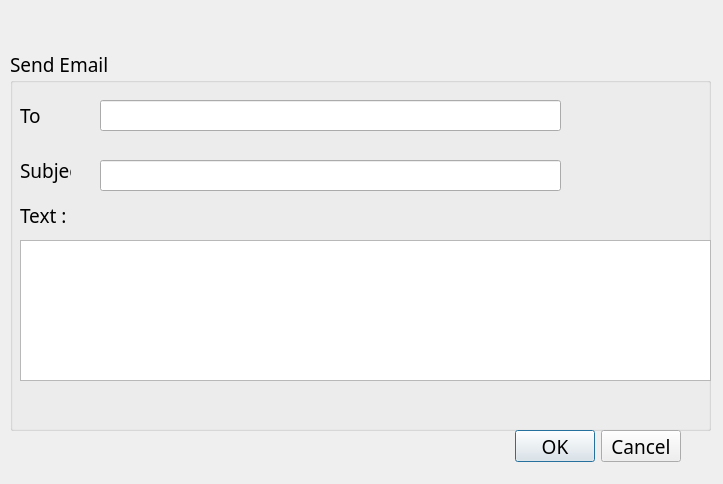
<?xml version="1.0" encoding="UTF-8"?>
<ui version="4.0">
 <class>Email</class>
 <widget class="QDialog" name="Email">
  <property name="geometry">
   <rect>
    <x>0</x>
    <y>0</y>
    <width>723</width>
    <height>484</height>
   </rect>
  </property>
  <property name="windowTitle">
   <string>Dialog</string>
  </property>
  <widget class="QDialogButtonBox" name="buttonBox">
   <property name="geometry">
    <rect>
     <x>340</x>
     <y>430</y>
     <width>341</width>
     <height>32</height>
    </rect>
   </property>
   <property name="font">
    <font>
     <family>Agency FB</family>
     <pointsize>14</pointsize>
    </font>
   </property>
   <property name="orientation">
    <enum>Qt::Horizontal</enum>
   </property>
   <property name="standardButtons">
    <set>QDialogButtonBox::Cancel|QDialogButtonBox::Ok</set>
   </property>
  </widget>
  <widget class="QGroupBox" name="groupBox">
   <property name="geometry">
    <rect>
     <x>10</x>
     <y>50</y>
     <width>701</width>
     <height>381</height>
    </rect>
   </property>
   <property name="font">
    <font>
     <family>Agency FB</family>
     <pointsize>14</pointsize>
    </font>
   </property>
   <property name="title">
    <string>Send Email</string>
   </property>
   <widget class="QLineEdit" name="to_text">
    <property name="geometry">
     <rect>
      <x>90</x>
      <y>50</y>
      <width>461</width>
      <height>31</height>
     </rect>
    </property>
    <property name="styleSheet">
     <string notr="true">font-family: 'Agency FB Bold', arial;
  font-size: 14px;</string>
    </property>
   </widget>
   <widget class="QTextEdit" name="Big_text">
    <property name="geometry">
     <rect>
      <x>10</x>
      <y>190</y>
      <width>691</width>
      <height>141</height>
     </rect>
    </property>
    <property name="cursor" stdset="0">
     <cursorShape>IBeamCursor</cursorShape>
    </property>
    <property name="styleSheet">
     <string notr="true">font-family: 'Agency FB Bold', arial;
  font-size: 14px;</string>
    </property>
   </widget>
   <widget class="QLineEdit" name="subject_text">
    <property name="geometry">
     <rect>
      <x>90</x>
      <y>110</y>
      <width>461</width>
      <height>31</height>
     </rect>
    </property>
    <property name="styleSheet">
     <string notr="true">font-family: 'Agency FB Bold', arial;
  font-size: 14px;</string>
    </property>
   </widget>
   <widget class="QLabel" name="label_2">
    <property name="geometry">
     <rect>
      <x>10</x>
      <y>100</y>
      <width>51</width>
      <height>41</height>
     </rect>
    </property>
    <property name="font">
     <font>
      <family>Agency FB</family>
      <pointsize>14</pointsize>
     </font>
    </property>
    <property name="text">
     <string>Subject</string>
    </property>
   </widget>
   <widget class="QLabel" name="label">
    <property name="geometry">
     <rect>
      <x>10</x>
      <y>50</y>
      <width>51</width>
      <height>31</height>
     </rect>
    </property>
    <property name="font">
     <font>
      <family>Agency FB</family>
      <pointsize>14</pointsize>
     </font>
    </property>
    <property name="text">
     <string>To </string>
    </property>
   </widget>
   <widget class="QLabel" name="label_3">
    <property name="geometry">
     <rect>
      <x>10</x>
      <y>150</y>
      <width>81</width>
      <height>31</height>
     </rect>
    </property>
    <property name="font">
     <font>
      <family>Agency FB</family>
      <pointsize>14</pointsize>
     </font>
    </property>
    <property name="text">
     <string>Text :</string>
    </property>
   </widget>
  </widget>
  <zorder>groupBox</zorder>
  <zorder>buttonBox</zorder>
 </widget>
 <resources/>
 <connections>
  <connection>
   <sender>buttonBox</sender>
   <signal>accepted()</signal>
   <receiver>Email</receiver>
   <slot>accept()</slot>
   <hints>
    <hint type="sourcelabel">
     <x>248</x>
     <y>254</y>
    </hint>
    <hint type="destinationlabel">
     <x>157</x>
     <y>274</y>
    </hint>
   </hints>
  </connection>
  <connection>
   <sender>buttonBox</sender>
   <signal>rejected()</signal>
   <receiver>Email</receiver>
   <slot>reject()</slot>
   <hints>
    <hint type="sourcelabel">
     <x>316</x>
     <y>260</y>
    </hint>
    <hint type="destinationlabel">
     <x>286</x>
     <y>274</y>
    </hint>
   </hints>
  </connection>
 </connections>
</ui>
